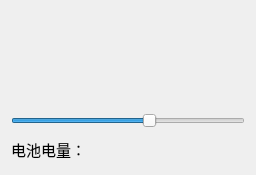
<?xml version="1.0" encoding="UTF-8"?>
<ui version="4.0">
 <class>Widget</class>
 <widget class="QWidget" name="Widget">
  <property name="geometry">
   <rect>
    <x>0</x>
    <y>0</y>
    <width>256</width>
    <height>175</height>
   </rect>
  </property>
  <property name="font">
   <font>
    <pointsize>11</pointsize>
   </font>
  </property>
  <property name="windowTitle">
   <string>Widget插件</string>
  </property>
  <layout class="QVBoxLayout" name="verticalLayout">
   <item>
    <widget class="QwBattery" name="battery"/>
   </item>
   <item>
    <widget class="QSlider" name="horizontalSlider">
     <property name="maximum">
      <number>100</number>
     </property>
     <property name="value">
      <number>60</number>
     </property>
     <property name="orientation">
      <enum>Qt::Horizontal</enum>
     </property>
    </widget>
   </item>
   <item>
    <widget class="QLabel" name="LabInfo">
     <property name="maximumSize">
      <size>
       <width>16777215</width>
       <height>30</height>
      </size>
     </property>
     <property name="text">
      <string>电池电量：</string>
     </property>
    </widget>
   </item>
  </layout>
 </widget>
 <layoutdefault spacing="6" margin="11"/>
 <customwidgets>
  <customwidget>
   <class>QwBattery</class>
   <extends>QWidget</extends>
   <header>qwbattery.h</header>
  </customwidget>
 </customwidgets>
 <resources/>
 <connections/>
</ui>
